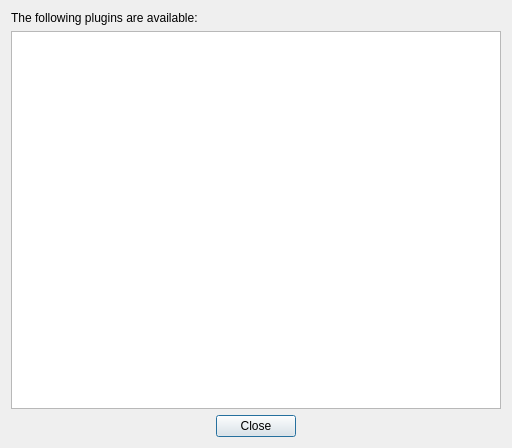
<?xml version="1.0" encoding="UTF-8"?>
<ui version="4.0">
 <class>PluginsDialog</class>
 <widget class="QDialog" name="PluginsDialog">
  <property name="geometry">
   <rect>
    <x>0</x>
    <y>0</y>
    <width>512</width>
    <height>448</height>
   </rect>
  </property>
  <property name="sizePolicy">
   <sizepolicy hsizetype="Fixed" vsizetype="Fixed">
    <horstretch>0</horstretch>
    <verstretch>0</verstretch>
   </sizepolicy>
  </property>
  <property name="minimumSize">
   <size>
    <width>512</width>
    <height>256</height>
   </size>
  </property>
  <property name="windowTitle">
   <string>Loaded Plugins</string>
  </property>
  <layout class="QVBoxLayout" name="verticalLayout">
   <property name="sizeConstraint">
    <enum>QLayout::SetDefaultConstraint</enum>
   </property>
   <item>
    <widget class="QLabel" name="label">
     <property name="text">
      <string>The following plugins are available:</string>
     </property>
    </widget>
   </item>
   <item>
    <widget class="QTreeWidget" name="treeWidget">
     <attribute name="headerVisible">
      <bool>false</bool>
     </attribute>
     <column>
      <property name="text">
       <string notr="true">1</string>
      </property>
     </column>
    </widget>
   </item>
   <item>
    <widget class="QDialogButtonBox" name="buttonBox">
     <property name="orientation">
      <enum>Qt::Horizontal</enum>
     </property>
     <property name="standardButtons">
      <set>QDialogButtonBox::Close</set>
     </property>
     <property name="centerButtons">
      <bool>true</bool>
     </property>
    </widget>
   </item>
  </layout>
 </widget>
 <resources/>
 <connections>
  <connection>
   <sender>buttonBox</sender>
   <signal>accepted()</signal>
   <receiver>PluginsDialog</receiver>
   <slot>accept()</slot>
   <hints>
    <hint type="sourcelabel">
     <x>248</x>
     <y>254</y>
    </hint>
    <hint type="destinationlabel">
     <x>157</x>
     <y>274</y>
    </hint>
   </hints>
  </connection>
  <connection>
   <sender>buttonBox</sender>
   <signal>rejected()</signal>
   <receiver>PluginsDialog</receiver>
   <slot>reject()</slot>
   <hints>
    <hint type="sourcelabel">
     <x>316</x>
     <y>260</y>
    </hint>
    <hint type="destinationlabel">
     <x>286</x>
     <y>274</y>
    </hint>
   </hints>
  </connection>
 </connections>
</ui>
